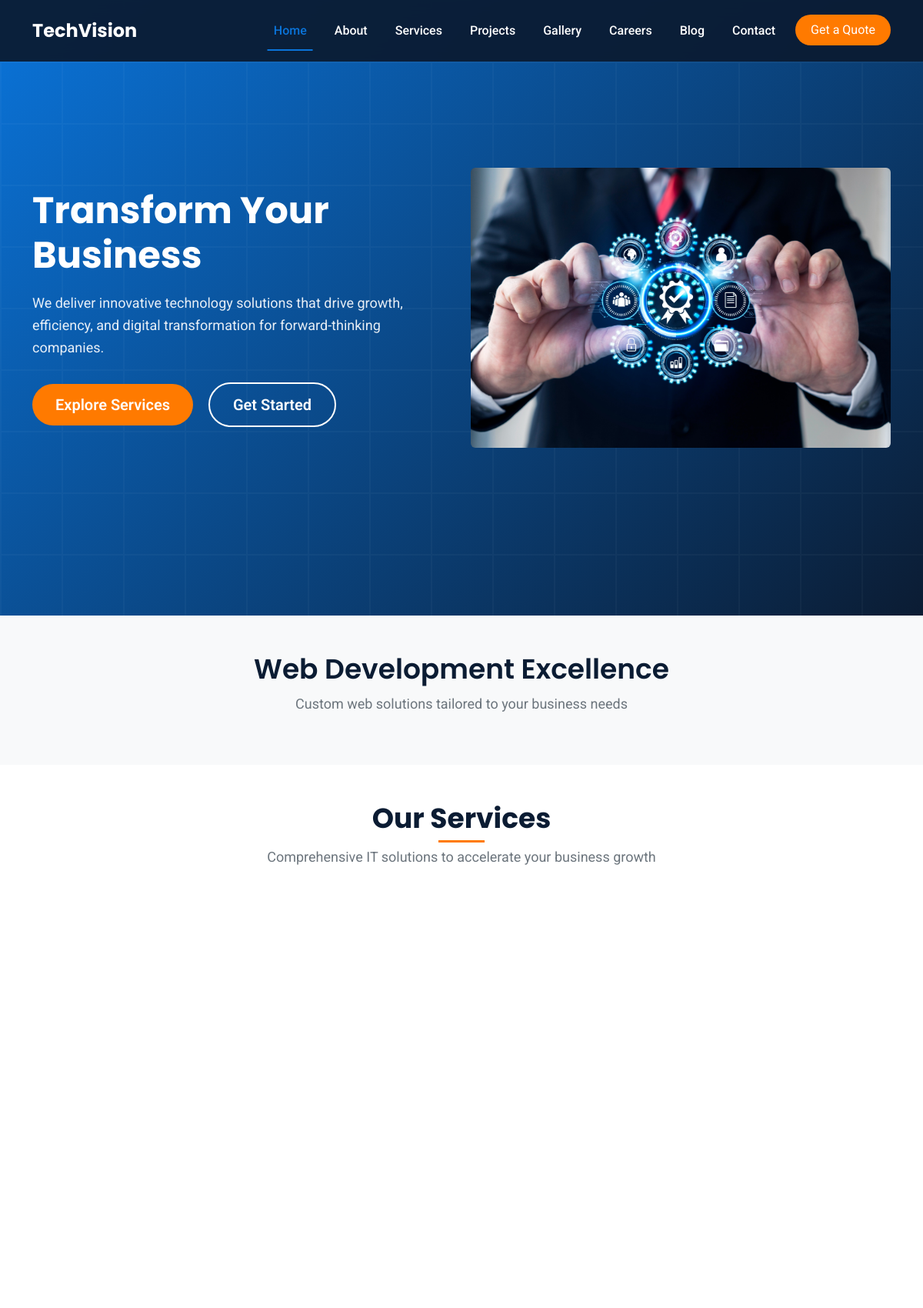
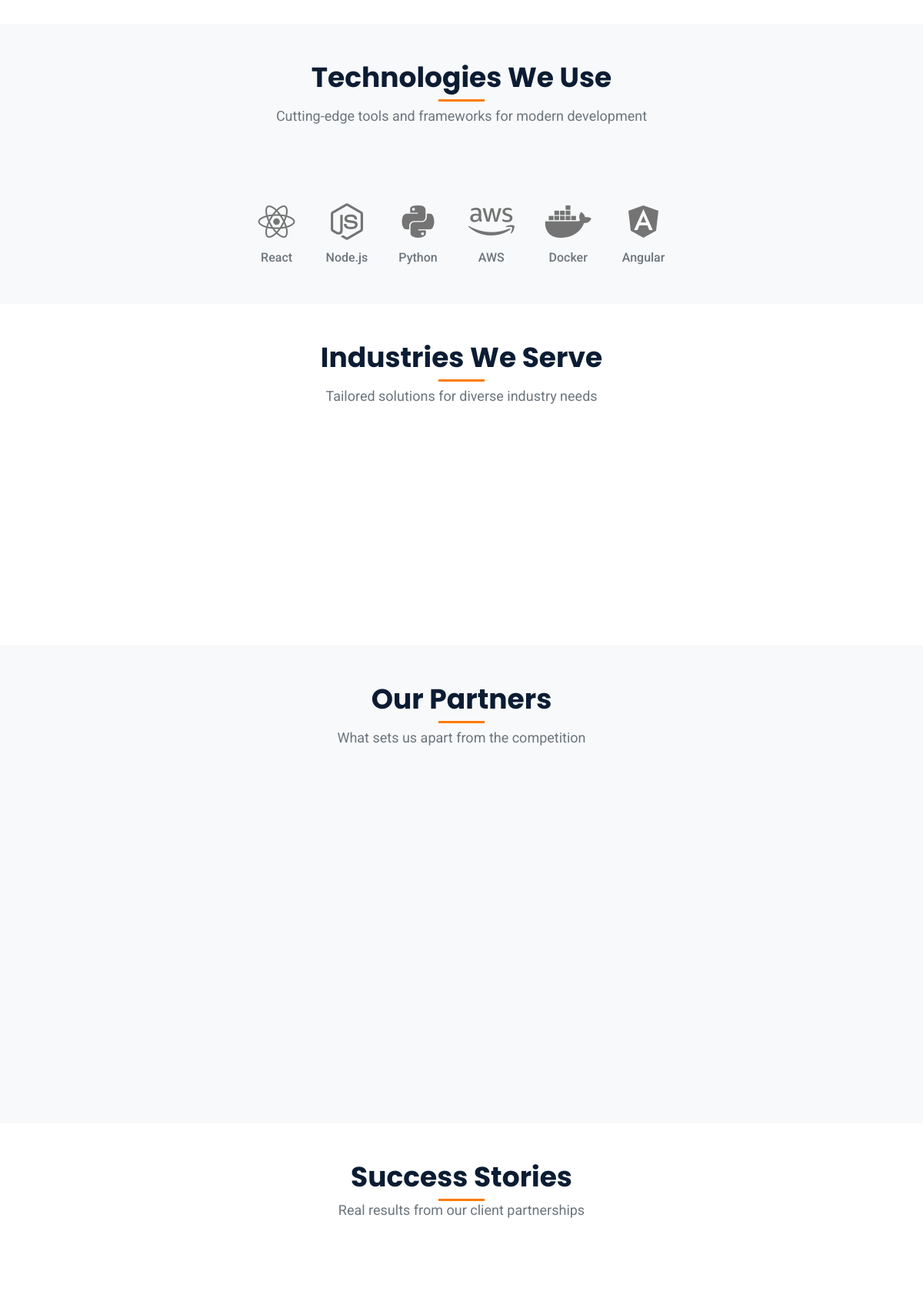
The page / (upper part) on the database its author committed (2 pictures, top to bottom).
### website/models.py (models this page shows)
class HeroModel(models.Model):
    title = models.CharField(max_length=255)
    subtitle = models.TextField()
    button1_text = models.CharField(max_length=255)
    button1_link = models.URLField()
    button2_text = models.CharField(max_length=255)
    button2_link = models.URLField()
    image = models.ImageField(upload_to='static/hero_images/')

class BannerModel(models.Model):
    slider1_title = models.CharField(max_length=255)
    slider1_subtitle = models.TextField()
    slider2_title = models.CharField(max_length=255)
    slider2_subtitle = models.TextField()
    slider3_title = models.CharField(max_length=255)
    slider3_subtitle = models.TextField()

class TechnologyModel(models.Model):
    technology_icon = models.CharField(max_length=255,blank=True)
    technology_name = models.CharField(max_length=255)

### website/views.py (the view)
# urls.py: path('', views.index, name='index'),
def index(request):
    hero = HeroModel.objects.all()
    banner = BannerModel.objects.all()
    services_data = ServicesModel.objects.all()
    technology_data = TechnologyModel.objects.all()
    industries_data = IndustriesModel.objects.all()
    why_choose_us_data = WhyChooseUsModel.objects.all()
    case_study_data = CaseStudyModel.objects.all()
    testimonials_data = TestimonialsModel.objects.all()
    partner_data = PartnerModel.objects.all()
    cta_data = CTAModel.objects.all()
    packages = {"hero":hero, "banner":banner, "services":services_data,
                "technology":technology_data, "industries":industries_data,
                "why_choose_us":why_choose_us_data, "case_study":case_study_data,
                "testimonials":testimonials_data, "partners":partner_data,
                "cta":cta_data}
    return render(request, 'index.html', packages)

### template/index.html (shortened to what this page needs)
   {% include 'navbar.html' %}
    <section class="hero-section">
        <div class="container">
            {% for hero in hero %}
            <div class="row align-items-center min-vh-100">
                <div class="col-lg-6">
                    <div class="hero-content">
                        <h1 class="hero-title">{{ hero.title }}</h1>
                        <p class="hero-subtitle">{{ hero.subtitle }}</p>
                        <div class="hero-buttons">
                            <a href="{{ hero.button1_link }}" class="btn btn-primary btn-lg me-3">{{ hero.button1_text }}</a>
                            <a href="{{ hero.button2_link }}" class="btn btn-outline-light btn-lg">{{ hero.button2_text }}</a>
                        </div>
                    </div>
                </div>
                <div class="col-lg-6">
                    <div class="hero-image">
                        <img src="{{ hero.image.url }}" alt="IT Solutions" class="img-fluid rounded">
                    </div>
                </div>
            </div>
            {% endfor %}
        </div>
    </section>
    <section class="banner-section py-5">
        <div class="container">
            {% for banner in banner %}
            <div id="bannerCarousel" class="carousel slide" data-bs-ride="carousel">
                <div class="carousel-inner">
                    <div class="carousel-item active">
                        <div class="banner-content text-center">
                            <h2>{{ banner.slider1_title }}</h2>
                            <p>{{ banner.slider1_subtitle }}</p>
                        </div>
                    </div>
                </div>
            </div>
            {% endfor %}
        </div>
    </section>
    <section class="services-section py-5">
        <div class="container">
            <div class="row">
                <div class="col-12 text-center mb-5">
                    <h2 class="section-title">Our Services</h2>
                    <p class="section-subtitle">Comprehensive IT solutions to accelerate your business growth</p>
                </div>
            </div>
            <div class="row">
                {% for service in services %}
                <div class="col-lg-3 col-md-6 mb-4">
                </div>
                {% endfor %}
            </div>
        </div>
    </section>
    <section class="tech-stack-section py-5 bg-light">
        <div class="container">
            <div class="row">
                <div class="col-12 text-center mb-5">
                    <h2 class="section-title">Technologies We Use</h2>
                    <p class="section-subtitle">Cutting-edge tools and frameworks for modern development
</p>
                </div>
            </div>
            <div class="row">
                <div class="col-12">
                    <div class="tech-logos">
                        {% for technology in technology %}
                        <div class="tech-logo">
                            <i class="{{ technology.technology_icon }}"></i>
                            <span>{{ technology.technology_name}}</span>
                        </div>
                        {% endfor %}
                    </div>
                </div>
            </div>
        </div>
    </section>
    <section class="industries-section py-5">
        <div class="container">
            <div class="row">
                <div class="col-12 text-center mb-5">
                    <h2 class="section-title">Industries We Serve</h2>
                    <p class="section-subtitle">Tailored solutions for diverse industry needs</p>
                </div>
            </div>
            <div class="row">
                {% for  industrie in industries %}
                <div class="col-lg-2 col-md-4 col-6 mb-4">
                </div>
                {% endfor %}
            </div>
        </div>
    </section>
    <section class="why-choose-section py-5 bg-light">
        <div class="container">
            <div class="row">
                <div class="col-12 text-center mb-5">
                    <h2 class="section-title">Our Partners</h2>
                    <p class="section-subtitle">What sets us apart from the competition</p>
                </div>
            </div>
            <div class="row">
                {% for why_choose in why_choose_us %}
                <div class="col-lg-3 col-md-6 mb-4">
                </div>
                {% endfor %}
            </div>
        </div>
    </section>
    <section class="case-studies-section py-5 bg-white">
        <div class="container">
            <div class="row">
                <div class="col-12 text-center mb-4 mb-md-5">
                    <h2 class="section-title mb-2">Success Stories</h2>
                    <p class="section-subtitle">Real results from our client partnerships</p>
                </div>
            </div>
            <div class="row g-4">
                {% for case in case_study %}
                <div class="col-md-6 col-lg-4">
                </div>
                {% endfor %}
            </div>
        </div>
    </section>
    {% include 'footer.html' %}

### static/css/style.css (style rules this page uses)
:root { --primary-blue: #0A74DA; --primary-navy: #0B1C33; --secondary-orange: #FF7A00; --secondary-teal: #00BFA6; --white: #FFFFFF; --light-grey: #F8F9FA; --dark-grey: #222831; --medium-grey: #6C757D; }
* { margin: 0; padding: 0; box-sizing: border-box; }
body { font-family: 'Roboto', sans-serif; font-size: 16px; line-height: 1.6; color: var(--dark-grey); overflow-x: hidden; }
h1, h2, h3, h4, h5, h6 { font-family: 'Poppins', sans-serif; font-weight: 600; line-height: 1.2; }
h1 { font-size: 48px; }
h2 { font-size: 36px; }
.hero-section { background: linear-gradient(135deg, var(--primary-blue), var(--primary-navy)); min-height: 100vh; display: flex; align-items: center; position: relative; overflow: hidden; }
.hero-section::before { content: ''; position: absolute; top: 0; left: 0; right: 0; bottom: 0; opacity: 0.3; }
.hero-content { position: relative; z-index: 2; animation: fadeInUp 1s ease-out; }
.hero-title { color: var(--white); font-size: 48px; font-weight: 700; margin-bottom: 20px; line-height: 1.2; }
.hero-subtitle { color: rgba(255, 255, 255, 0.9); font-size: 18px; margin-bottom: 30px; line-height: 1.6; }
.hero-buttons .btn { padding: 12px 30px; border-radius: 30px; font-weight: 600; transition: all 0.3s ease; margin-right: 15px; }
.hero-buttons .btn-primary { background: var(--secondary-orange); border: none; }
.hero-buttons .btn-outline-light { border: 2px solid var(--white); color: var(--white); }
.hero-image { animation: fadeInRight 1s ease-out 0.3s both; }
.section-title { color: var(--primary-navy); font-weight: 700; margin-bottom: 15px; position: relative; }
.section-title::after { content: ''; position: absolute; bottom: -10px; left: 50%; transform: translateX(-50%); width: 60px; height: 3px; background: var(--secondary-orange); }
.section-subtitle { color: var(--medium-grey); font-size: 18px; margin-bottom: 50px; }
.banner-section { background: var(--light-grey); }
.banner-content h2 { color: var(--primary-navy); font-weight: 600; margin-bottom: 10px; }
.banner-content p { color: var(--medium-grey); font-size: 18px; }
.tech-logos { display: flex; justify-content: center; align-items: center; flex-wrap: wrap; gap: 40px; }
.tech-logo { display: flex; flex-direction: column; align-items: center; transition: all 0.3s ease; cursor: pointer; }
.tech-logo i { font-size: 48px; color: var(--medium-grey); margin-bottom: 10px; transition: all 0.3s ease; filter: grayscale(100%); }
.tech-logo span { color: var(--medium-grey); font-weight: 500; transition: color 0.3s ease; }
.btn-primary { background: var(--primary-blue); border-color: var(--primary-blue); }
html { scroll-behavior: smooth; }
img { transition: opacity 0.3s ease; }
img.loaded { opacity: 1; }

### rows shown on the page
HeroModel: subtitle "We deliver innovative technology solutions that drive growth, efficiency, and digital transformation for forward-thinking companies.", button1_text "Explore Services", button2_text "Get Started", image (picture)
BannerModel: slider1_title "Web Development Excellence", slider1_subtitle "Custom web solutions tailored to your business needs"
TechnologyModel: technology_name "React"
TechnologyModel: technology_name "Node.js"
TechnologyModel: technology_name "Python"
TechnologyModel: technology_name "AWS"
TechnologyModel: technology_name "Docker"
TechnologyModel: technology_name "Angular"
